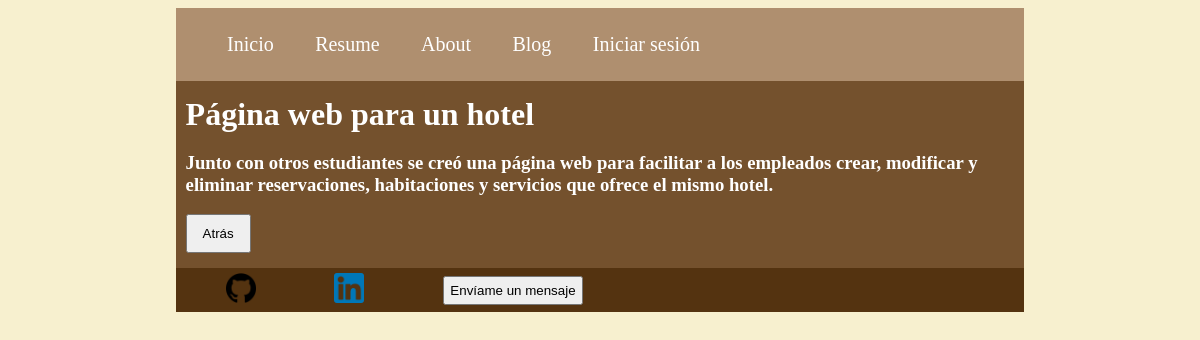
Page /proyecto/1 on the committed database.
### Informacion/models.py (models this page shows)
class Proyecto(models.Model):
    titulo = models.CharField(max_length=100)
    descripcion = models.CharField(max_length=500)

### Informacion/views.py (the view)
# urls.py: path("proyecto/<int:id>", views.proyecto, name="proyecto"),
def proyecto(request, id):
    proyecto = get_object_or_404(Proyecto, id=id)
    return render(request, "Informacion/proyecto.html", {
        'proyecto' : proyecto
    })

### Informacion/templates/Informacion/proyecto.html
{% extends "Informacion/base.html" %}
{% block contenido %}
<h1>{{proyecto.titulo}}</h1>
<h3>{{proyecto.descripcion}}</h3>
<a href="{% url "Informacion:index" %} ">
    <button style="padding: 10px 15px;">Atrás</button>
</a>
{% endblock contenido %}

### Informacion/static/styles/main.css (style rules this page uses)
body { background-color: #f7f0cf; justify-content: center; color: white; }
.contenido h1 { margin: 0% }

### rows in the picture
Proyecto: titulo "Página web para un hotel", descripcion "Junto con otros estudiantes se creó una página web para facilitar a los empleados crear, modificar y eliminar reservaciones, habitaciones y servicios que ofrece el mismo hotel."
